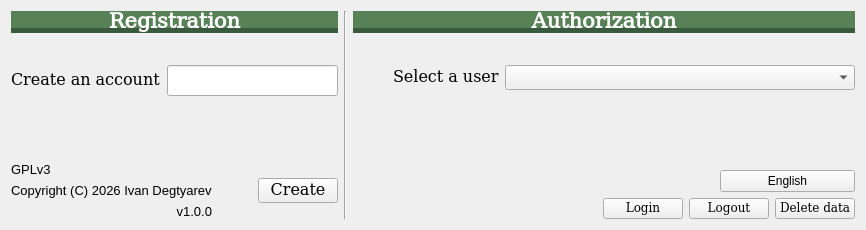
        <widget class="QWidget" name="home">
         <attribute name="icon">
          <iconset theme="home"/>
         </attribute>
         <attribute name="title">
          <string/>
         </attribute>
         <layout class="QGridLayout" name="gridLayout">
          <item row="1" column="1">
           <widget class="Line" name="line">
            <property name="font">
             <font>
              <family>DejaVu Math TeX Gyre</family>
             </font>
            </property>
            <property name="orientation">
             <enum>Qt::Orientation::Vertical</enum>
            </property>
           </widget>
          </item>
          <item row="1" column="2">
           <layout class="QHBoxLayout" name="horizontalLayout_4">
            <item>
             <layout class="QVBoxLayout" name="verticalLayout_3">
              <item>
               <widget class="QLabel" name="label_35">
                <property name="font">
                 <font>
                  <family>DejaVu Math TeX Gyre</family>
                  <pointsize>16</pointsize>
                  <italic>false</italic>
                  <bold>true</bold>
                 </font>
                </property>
                <property name="styleSheet">
                 <string notr="true">background-color: rgb(88, 129, 87);
color: white;
border-bottom: 5px solid rgb(58, 90, 64);</string>
                </property>
                <property name="text">
                 <string>Authorization</string>
                </property>
                <property name="scaledContents">
                 <bool>true</bool>
                </property>
                <property name="alignment">
                 <set>Qt::AlignmentFlag::AlignCenter</set>
                </property>
                <property name="margin">
                 <number>10</number>
                </property>
                <property name="indent">
                 <number>-1</number>
                </property>
               </widget>
              </item>
              <item>
               <layout class="QHBoxLayout" name="horizontalLayout_9">
                <property name="topMargin">
                 <number>0</number>
                </property>
                <item>
                 <spacer name="horizontalSpacer_5">
                  <property name="font">
                   <font>
                    <family>DejaVu Math TeX Gyre</family>
                   </font>
                  </property>
                  <property name="orientation">
                   <enum>Qt::Orientation::Horizontal</enum>
                  </property>
                  <property name="sizeHint" stdset="0">
                   <size>
                    <width>40</width>
                    <height>20</height>
                   </size>
                  </property>
                 </spacer>
                </item>
                <item>
                 <widget class="QLabel" name="label_7">
                  <property name="maximumSize">
                   <size>
                    <width>45</width>
                    <height>45</height>
                   </size>
                  </property>
                  <property name="font">
                   <font>
                    <family>DejaVu Math TeX Gyre</family>
                   </font>
                  </property>
                  <property name="text">
                   <string/>
                  </property>
                  <property name="pixmap">
                   <pixmap>resurses/svg/user.svg</pixmap>
                  </property>
                  <property name="scaledContents">
                   <bool>true</bool>
                  </property>
                 </widget>
                </item>
               </layout>
              </item>
              <item>
               <layout class="QHBoxLayout" name="horizontalLayout_2">
                <item>
                 <spacer name="horizontalSpacer_2">
                  <property name="font">
                   <font>
                    <family>DejaVu Math TeX Gyre</family>
                   </font>
                  </property>
                  <property name="orientation">
                   <enum>Qt::Orientation::Horizontal</enum>
                  </property>
                  <property name="sizeHint" stdset="0">
                   <size>
                    <width>40</width>
                    <height>20</height>
                   </size>
                  </property>
                 </spacer>
                </item>
                <item>
                 <widget class="QLabel" name="label">
                  <property name="font">
                   <font>
                    <family>DejaVu Math TeX Gyre</family>
                    <pointsize>12</pointsize>
                   </font>
                  </property>
                  <property name="text">
                   <string>Select a user</string>
                  </property>
                 </widget>
                </item>
                <item>
                 <widget class="QComboBox" name="logins">
                  <property name="minimumSize">
                   <size>
                    <width>350</width>
                    <height>0</height>
                   </size>
                  </property>
                  <property name="font">
                   <font>
                    <family>Ekishodisupurei</family>
                   </font>
                  </property>
                  <property name="currentText">
                   <string/>
                  </property>
                 </widget>
                </item>
               </layout>
              </item>
              <item>
               <widget class="QLabel" name="error_3">
                <property name="sizePolicy">
                 <sizepolicy hsizetype="Minimum" vsizetype="Minimum">
                  <horstretch>0</horstretch>
                  <verstretch>0</verstretch>
                 </sizepolicy>
                </property>
                <property name="font">
                 <font>
                  <family>DejaVu Math TeX Gyre</family>
                 </font>
                </property>
                <property name="styleSheet">
                 <string notr="true">color: rgb(224, 27, 36);</string>
                </property>
                <property name="text">
                 <string/>
                </property>
                <property name="alignment">
                 <set>Qt::AlignmentFlag::AlignRight|Qt::AlignmentFlag::AlignTrailing|Qt::AlignmentFlag::AlignVCenter</set>
                </property>
               </widget>
              </item>
              <item>
               <spacer name="verticalSpacer">
                <property name="font">
                 <font>
                  <family>DejaVu Math TeX Gyre</family>
                 </font>
                </property>
                <property name="orientation">
                 <enum>Qt::Orientation::Vertical</enum>
                </property>
                <property name="sizeHint" stdset="0">
                 <size>
                  <width>20</width>
                  <height>40</height>
                 </size>
                </property>
               </spacer>
              </item>
              <item>
               <layout class="QHBoxLayout" name="horizontalLayout_17">
                <property name="bottomMargin">
                 <number>0</number>
                </property>
                <item>
                 <spacer name="horizontalSpacer_8">
                  <property name="orientation">
                   <enum>Qt::Orientation::Horizontal</enum>
                  </property>
                  <property name="sizeHint" stdset="0">
                   <size>
                    <width>40</width>
                    <height>20</height>
                   </size>
                  </property>
                 </spacer>
                </item>
                <item>
                 <widget class="QPushButton" name="change_language">
                  <property name="sizePolicy">
                   <sizepolicy hsizetype="Preferred" vsizetype="Fixed">
                    <horstretch>0</horstretch>
                    <verstretch>0</verstretch>
                   </sizepolicy>
                  </property>
                  <property name="minimumSize">
                   <size>
                    <width>135</width>
                    <height>0</height>
                   </size>
                  </property>
                  <property name="text">
                   <string>English</string>
                  </property>
                 </widget>
                </item>
               </layout>
              </item>
              <item>
               <layout class="QHBoxLayout" name="horizontalLayout">
                <item>
                 <spacer name="horizontalSpacer_4">
                  <property name="font">
                   <font>
                    <family>DejaVu Math TeX Gyre</family>
                   </font>
                  </property>
                  <property name="orientation">
                   <enum>Qt::Orientation::Horizontal</enum>
                  </property>
                  <property name="sizeHint" stdset="0">
                   <size>
                    <width>40</width>
                    <height>20</height>
                   </size>
                  </property>
                 </spacer>
                </item>
                <item>
                 <widget class="QPushButton" name="in">
                  <property name="font">
                   <font>
                    <family>DejaVu Math TeX Gyre</family>
                   </font>
                  </property>
                  <property name="text">
                   <string>Login</string>
                  </property>
                 </widget>
                </item>
                <item>
                 <widget class="QPushButton" name="out">
                  <property name="font">
                   <font>
                    <family>DejaVu Math TeX Gyre</family>
                   </font>
                  </property>
                  <property name="text">
                   <string>Logout</string>
                  </property>
                 </widget>
                </item>
                <item>
                 <widget class="QPushButton" name="del">
                  <property name="font">
                   <font>
                    <family>DejaVu Math TeX Gyre</family>
                   </font>
                  </property>
                  <property name="text">
                   <string>Delete data</string>
                  </property>
                 </widget>
                </item>
               </layout>
              </item>
             </layout>
            </item>
           </layout>
          </item>
          <item row="1" column="0">
           <layout class="QVBoxLayout" name="verticalLayout_5">
            <item>
             <widget class="QLabel" name="label_6">
              <property name="font">
               <font>
                <family>DejaVu Math TeX Gyre</family>
                <pointsize>16</pointsize>
                <italic>false</italic>
                <bold>true</bold>
               </font>
              </property>
              <property name="styleSheet">
               <string notr="true">background-color: rgb(88, 129, 87);
color: white;
border-bottom: 5px solid rgb(58, 90, 64);</string>
              </property>
              <property name="text">
               <string>Registration</string>
              </property>
              <property name="alignment">
               <set>Qt::AlignmentFlag::AlignCenter</set>
              </property>
              <property name="margin">
               <number>10</number>
              </property>
             </widget>
            </item>
            <item>
             <layout class="QHBoxLayout" name="horizontalLayout_8">
              <property name="topMargin">
               <number>0</number>
              </property>
              <item>
               <spacer name="horizontalSpacer_3">
                <property name="font">
                 <font>
                  <family>DejaVu Math TeX Gyre</family>
                 </font>
                </property>
                <property name="orientation">
                 <enum>Qt::Orientation::Horizontal</enum>
                </property>
                <property name="sizeHint" stdset="0">
                 <size>
                  <width>40</width>
                  <height>20</height>
                 </size>
                </property>
               </spacer>
              </item>
              <item>
               <widget class="QLabel" name="label_5">
                <property name="maximumSize">
                 <size>
                  <width>45</width>
                  <height>45</height>
                 </size>
                </property>
                <property name="font">
                 <font>
                  <family>DejaVu Math TeX Gyre</family>
                 </font>
                </property>
                <property name="text">
                 <string/>
                </property>
                <property name="pixmap">
                 <pixmap>resurses/svg/user-add.svg</pixmap>
                </property>
                <property name="scaledContents">
                 <bool>true</bool>
                </property>
               </widget>
              </item>
             </layout>
            </item>
            <item>
             <layout class="QHBoxLayout" name="horizontalLayout_5">
              <item>
               <widget class="QLabel" name="label_4">
                <property name="font">
                 <font>
                  <family>DejaVu Math TeX Gyre</family>
                  <pointsize>12</pointsize>
                 </font>
                </property>
                <property name="text">
                 <string>Create an account</string>
                </property>
               </widget>
              </item>
              <item>
               <widget class="QLineEdit" name="new_login">
                <property name="minimumSize">
                 <size>
                  <width>140</width>
                  <height>0</height>
                 </size>
                </property>
                <property name="font">
                 <font>
                  <family>Ekishodisupurei</family>
                  <pointsize>12</pointsize>
                  <italic>false</italic>
                  <bold>false</bold>
                 </font>
                </property>
               </widget>
              </item>
             </layout>
            </item>
            <item>
             <widget class="QLabel" name="error_2">
              <property name="sizePolicy">
               <sizepolicy hsizetype="Minimum" vsizetype="Minimum">
                <horstretch>0</horstretch>
                <verstretch>0</verstretch>
               </sizepolicy>
              </property>
              <property name="font">
               <font>
                <family>DejaVu Math TeX Gyre</family>
               </font>
              </property>
              <property name="styleSheet">
               <string notr="true">color: rgb(224, 27, 36);</string>
              </property>
              <property name="text">
               <string/>
              </property>
              <property name="alignment">
               <set>Qt::AlignmentFlag::AlignRight|Qt::AlignmentFlag::AlignTrailing|Qt::AlignmentFlag::AlignVCenter</set>
              </property>
             </widget>
            </item>
            <item>
             <spacer name="verticalSpacer_2">
              <property name="font">
               <font>
                <family>DejaVu Math TeX Gyre</family>
               </font>
              </property>
              <property name="orientation">
               <enum>Qt::Orientation::Vertical</enum>
              </property>
              <property name="sizeHint" stdset="0">
               <size>
                <width>20</width>
                <height>40</height>
               </size>
              </property>
             </spacer>
            </item>
            <item>
             <layout class="QHBoxLayout" name="horizontalLayout_7">
              <item>
               <layout class="QVBoxLayout" name="verticalLayout_16">
                <item>
                 <widget class="QLabel" name="label_38">
                  <property name="font">
                   <font>
                    <pointsize>10</pointsize>
                   </font>
                  </property>
                  <property name="text">
                   <string notr="true">GPLv3</string>
                  </property>
                  <property name="alignment">
                   <set>Qt::AlignmentFlag::AlignLeading|Qt::AlignmentFlag::AlignLeft|Qt::AlignmentFlag::AlignVCenter</set>
                  </property>
                 </widget>
                </item>
                <item>
                 <widget class="QLabel" name="label_3">
                  <property name="font">
                   <font>
                    <pointsize>10</pointsize>
                   </font>
                  </property>
                  <property name="text">
                   <string notr="true">Copyright (C) 2026 Ivan Degtyarev</string>
                  </property>
                 </widget>
                </item>
                <item>
                 <widget class="QLabel" name="version">
                  <property name="font">
                   <font>
                    <pointsize>10</pointsize>
                   </font>
                  </property>
                  <property name="text">
                   <string notr="true">v1.0.0</string>
                  </property>
                  <property name="alignment">
                   <set>Qt::AlignmentFlag::AlignRight|Qt::AlignmentFlag::AlignTrailing|Qt::AlignmentFlag::AlignVCenter</set>
                  </property>
                 </widget>
                </item>
               </layout>
              </item>
              <item>
               <spacer name="horizontalSpacer_6">
                <property name="orientation">
                 <enum>Qt::Orientation::Horizontal</enum>
                </property>
                <property name="sizeHint" stdset="0">
                 <size>
                  <width>40</width>
                  <height>20</height>
                 </size>
                </property>
               </spacer>
              </item>
              <item>
               <widget class="QPushButton" name="user_create">
                <property name="font">
                 <font>
                  <family>DejaVu Math TeX Gyre</family>
                  <pointsize>12</pointsize>
                 </font>
                </property>
                <property name="text">
                 <string>Create</string>
                </property>
               </widget>
              </item>
             </layout>
            </item>
           </layout>
          </item>
         </layout>
        </widget>
